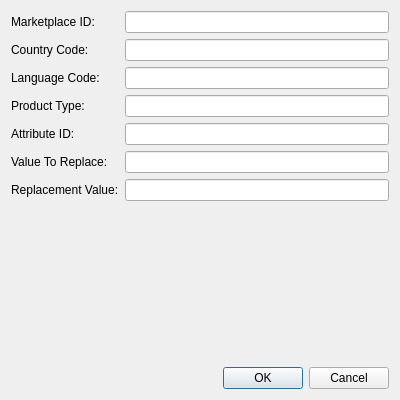
<ui version="4.0">
 <author/>
 <comment/>
 <exportmacro/>
 <class>DialogAddValueToReplace</class>
 <widget class="QDialog" name="DialogAddValueToReplace">
  <property name="geometry">
   <rect>
    <x>0</x>
    <y>0</y>
    <width>400</width>
    <height>400</height>
   </rect>
  </property>
  <property name="windowTitle">
   <string>Add Value To Replace</string>
  </property>
  <layout class="QVBoxLayout" name="verticalLayout">
   <item>
    <layout class="QFormLayout" name="formLayout">
     <item row="0" column="0">
      <widget class="QLabel" name="labelMarketplaceId">
       <property name="text">
        <string>Marketplace ID:</string>
       </property>
      </widget>
     </item>
     <item row="0" column="1">
      <widget class="QLineEdit" name="lineEditMarketplaceId"/>
     </item>
     <item row="1" column="0">
      <widget class="QLabel" name="labelCountryCode">
       <property name="text">
        <string>Country Code:</string>
       </property>
      </widget>
     </item>
     <item row="1" column="1">
      <widget class="QLineEdit" name="lineEditCountryCode"/>
     </item>
     <item row="2" column="0">
      <widget class="QLabel" name="labelLangCode">
       <property name="text">
        <string>Language Code:</string>
       </property>
      </widget>
     </item>
     <item row="2" column="1">
      <widget class="QLineEdit" name="lineEditLangCode"/>
     </item>
     <item row="3" column="0">
      <widget class="QLabel" name="labelProductType">
       <property name="text">
        <string>Product Type:</string>
       </property>
      </widget>
     </item>
     <item row="3" column="1">
      <widget class="QLineEdit" name="lineEditProductType"/>
     </item>
     <item row="4" column="0">
      <widget class="QLabel" name="labelAttributeId">
       <property name="text">
        <string>Attribute ID:</string>
       </property>
      </widget>
     </item>
     <item row="4" column="1">
      <widget class="QLineEdit" name="lineEditAttributeId"/>
     </item>
     <item row="5" column="0">
      <widget class="QLabel" name="labelValueFrom">
       <property name="text">
        <string>Value To Replace:</string>
       </property>
      </widget>
     </item>
     <item row="5" column="1">
      <widget class="QLineEdit" name="lineEditValueFrom"/>
     </item>
     <item row="6" column="0">
      <widget class="QLabel" name="labelValueTo">
       <property name="text">
        <string>Replacement Value:</string>
       </property>
      </widget>
     </item>
     <item row="6" column="1">
      <widget class="QLineEdit" name="lineEditValueTo"/>
     </item>
    </layout>
   </item>
   <item>
    <widget class="QDialogButtonBox" name="buttonBox">
     <property name="orientation">
      <enum>Qt::Horizontal</enum>
     </property>
     <property name="standardButtons">
      <set>QDialogButtonBox::Cancel|QDialogButtonBox::Ok</set>
     </property>
    </widget>
   </item>
  </layout>
 </widget>
 <pixmapfunction/>
 <resources/>
 <connections>
  <connection>
   <sender>buttonBox</sender>
   <signal>accepted()</signal>
   <receiver>DialogAddValueToReplace</receiver>
   <slot>accept()</slot>
   <hints>
    <hint type="sourcelabel">
     <x>248</x>
     <y>254</y>
    </hint>
    <hint type="destinationlabel">
     <x>157</x>
     <y>274</y>
    </hint>
   </hints>
  </connection>
  <connection>
   <sender>buttonBox</sender>
   <signal>rejected()</signal>
   <receiver>DialogAddValueToReplace</receiver>
   <slot>reject()</slot>
   <hints>
    <hint type="sourcelabel">
     <x>316</x>
     <y>260</y>
    </hint>
    <hint type="destinationlabel">
     <x>286</x>
     <y>274</y>
    </hint>
   </hints>
  </connection>
 </connections>
</ui>
